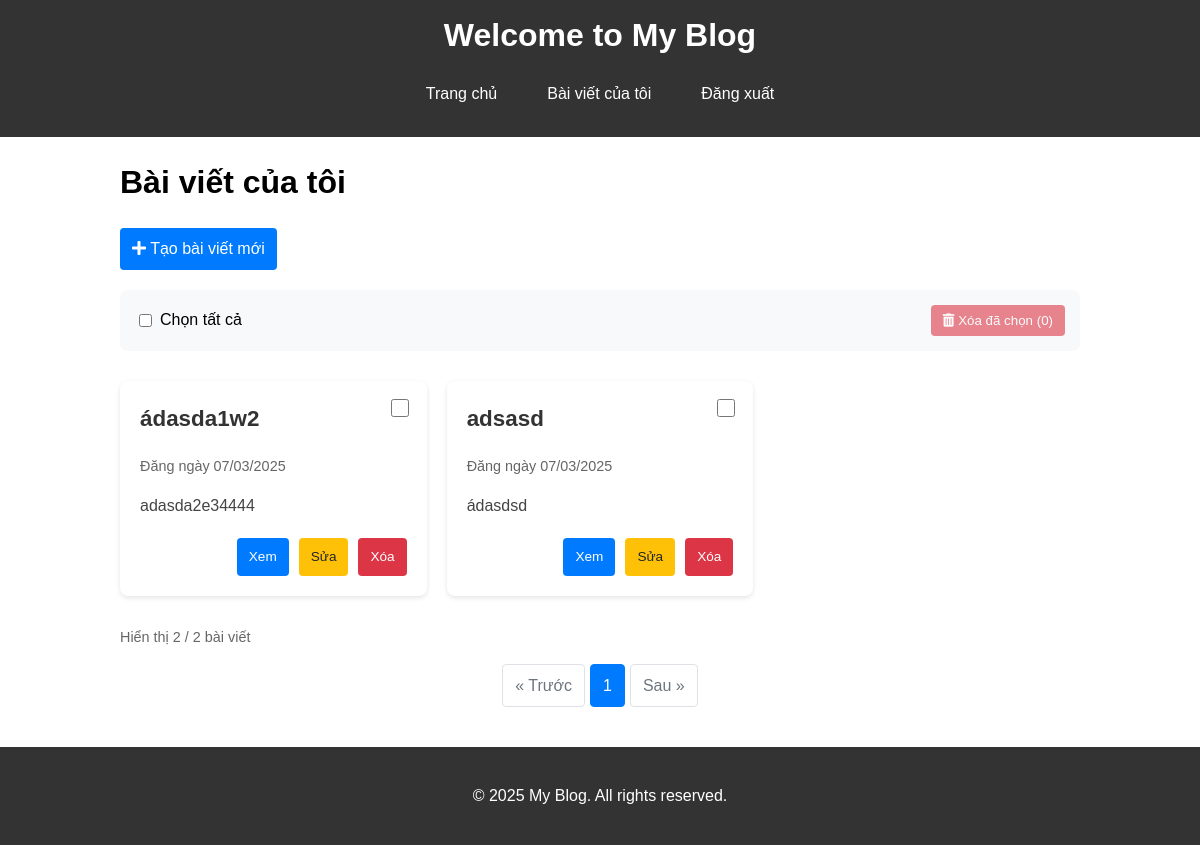
The app's page /my-posts (signed in), older data.
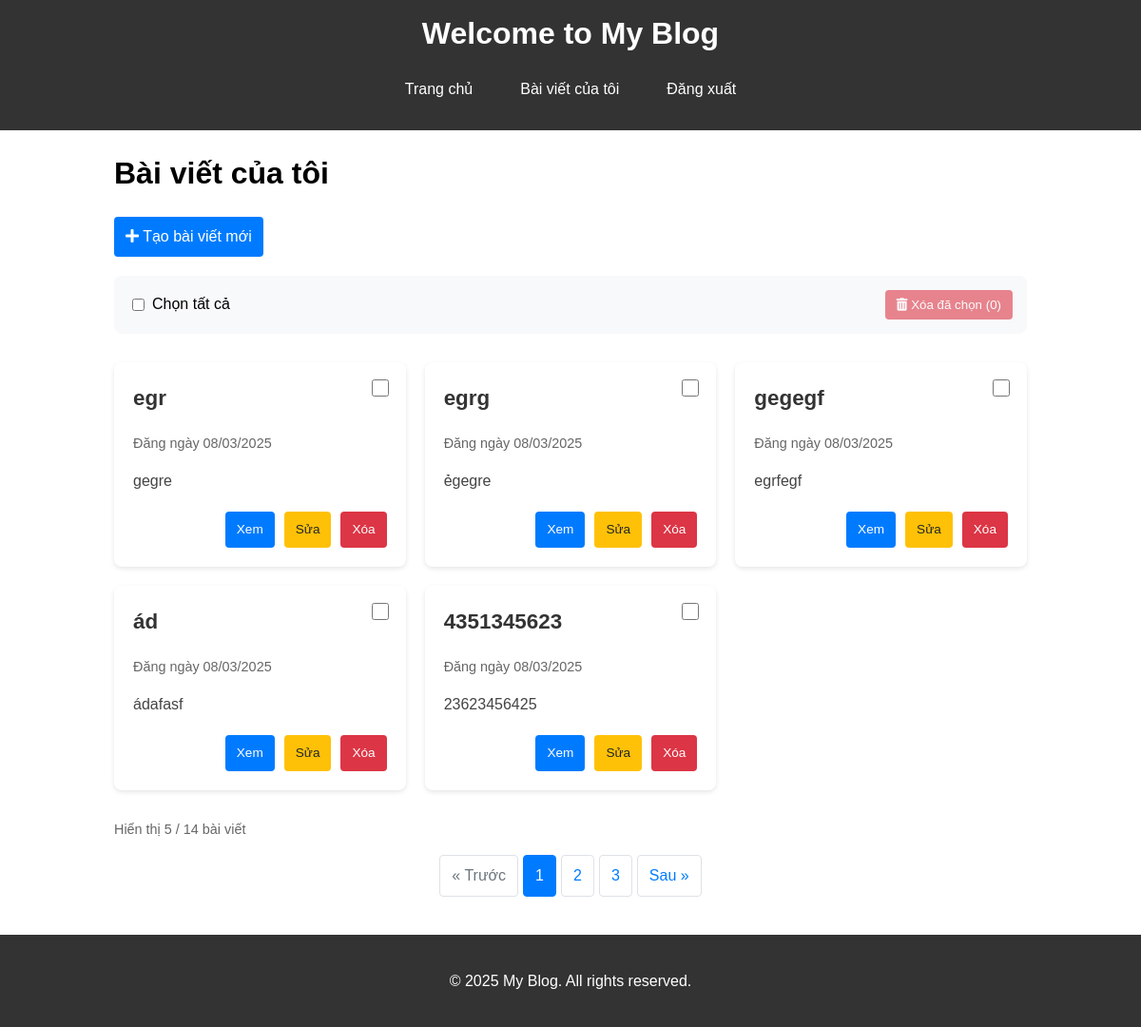
The same page, newer data.
### models.py (models this page shows)
class Post(db.Model):
    id = db.Column(db.Integer, primary_key=True)
    title = db.Column(db.String(200), nullable=False)
    content = db.Column(db.Text, nullable=False)
    date_posted = db.Column(db.DateTime, nullable=False, default=datetime.utcnow)
    user_id = db.Column(db.Integer, db.ForeignKey('user.id'), nullable=False)
    comments = db.relationship('Comment', backref='post', lazy=True, cascade='all, delete-orphan')

### app.py (the view)
@app.route('/my-posts', defaults={'page': 1})
@app.route('/my-posts/page/<int:page>')
@login_required
def my_posts(page):
    per_page = 5
    posts = Post.query.filter_by(user_id=current_user.id).order_by(Post.date_posted.desc()).paginate(page=page, per_page=per_page, error_out=False)
    return render_template('my_posts.html', posts=posts)

### app.py (called while the page is built)
@login_manager.user_loader
def load_user(user_id):
    return User.query.get(int(user_id))

@app.before_request
def check_blocked_user():
    if current_user.is_authenticated and current_user.is_blocked:
        logout_user()
        return redirect(url_for('blocked'))

@app.context_processor
def inject_current_year():
    from datetime import datetime
    return {'current_year': datetime.now().year}

### templates/my_posts.html (shortened to what this page needs)
{% extends "base.html" %}
{% block content %}
<div class="container">
    <h1>Bài viết của tôi</h1>
    <div class="action-bar">
        <a href="{{ url_for('new_post') }}" class="btn btn-primary">
            <i class="fas fa-plus"></i> Tạo bài viết mới
        </a>
    </div>
    {% if posts.total > 0 %}
        <form action="{{ url_for('bulk_delete_posts') }}" method="POST" id="bulk-delete-form">
            <div class="bulk-actions">
                <div class="select-all-wrapper">
                    <label><input type="checkbox" id="select-all"> Chọn tất cả</label>
                </div>
                <button type="submit" class="btn btn-danger bulk-delete-btn" disabled>
                    <i class="fas fa-trash-alt"></i> Xóa đã chọn (<span id="selected-count">0</span>)
                </button>
            </div>
            <div class="posts-grid">
                {% for post in posts.items %}
                <div class="post-card">
                    <div class="post-selector">
                        <input type="checkbox" name="post_ids" value="{{ post.id }}" class="post-checkbox">
                    </div>
                    <h2 class="post-title">{{ post.title }}</h2>
                    <p class="post-date">Đăng ngày {{ post.date_posted.strftime('%d/%m/%Y') }}</p>
                    <p class="post-excerpt">{{ post.content[:150] }}{% if post.content|length > 150 %}...{% endif %}</p>
                    <div class="post-actions">
                        <a href="{{ url_for('post', post_id=post.id) }}" class="btn btn-sm">Xem</a>
                        <a href="{{ url_for('edit_post', post_id=post.id) }}" class="btn btn-sm btn-warning">Sửa</a>
                        <a href="{{ url_for('delete_post', post_id=post.id) }}" class="btn btn-sm btn-danger"
                        onclick="return confirm('Bạn có chắc chắn muốn xóa bài viết này?');">Xóa</a>
                    </div>
                </div>
                {% endfor %}
            </div>
            <div class="pagination">
                <div class="pagination-info">
                    Hiển thị {{ posts.items|length }} / {{ posts.total }} bài viết
                </div>
                <div class="pagination-links">
                    {% if posts.has_prev %}
                        <a href="{{ url_for('my_posts', page=posts.prev_num) }}" class="pagination-link">&laquo; Trước</a>
                    {% else %}
                        <span class="pagination-link disabled">&laquo; Trước</span>
                    {% endif %}
                    {% for page_num in posts.iter_pages(left_edge=1, right_edge=1, left_current=2, right_current=2) %}
                        {% if page_num %}
                            {% if page_num == posts.page %}
                                <span class="pagination-link active">{{ page_num }}</span>
                            {% else %}
                                <a href="{{ url_for('my_posts', page=page_num) }}" class="pagination-link">{{ page_num }}</a>
                            {% endif %}
                        {% else %}
                            <span class="pagination-link dots">...</span>
                        {% endif %}
                    {% endfor %}
                    {% if posts.has_next %}
                        <a href="{{ url_for('my_posts', page=posts.next_num) }}" class="pagination-link">Sau &raquo;</a>
                    {% else %}
                        <span class="pagination-link disabled">Sau &raquo;</span>
                    {% endif %}
                </div>
            </div>
        </form>
    {% else %}
        <div class="no-posts">
            <p>Bạn chưa có bài viết nào.</p>
            <a href="{{ url_for('new_post') }}" class="btn btn-primary">Tạo bài viết đầu tiên</a>
        </div>
    {% endif %}
</div>
{% endblock %}

Row changes from the older to the newer data that the page shows:
no longer on this page (row unchanged): Post: title "ádasda1w2", date_posted "07/03/2025", content "adasda2e34444"
no longer on this page (row unchanged): Post: title "adsasd", date_posted "07/03/2025", content "ádasdsd"
added Post: title "egr", date_posted "08/03/2025", content "gegre"
added Post: title "egrg", date_posted "08/03/2025", content "ẻgegre"
added Post: title "gegegf", date_posted "08/03/2025", content "egrfegf"
added Post: title "ád", date_posted "08/03/2025", content "ádafasf"
added Post: title "4351345623", date_posted "08/03/2025", content "23623456425"
Text that changed along with them:
{{ posts.items|length }}: "2" → "5"
{{ posts.total }}: "2" → "14"
new list line: "2"
new list line: "3"
